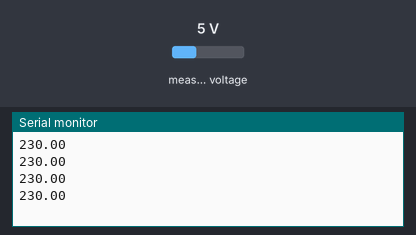
The sketch below on a simulated Arduino Uno, built with avr-gcc and run on an emulated ATmega328P. On the bench: the last lines printed to the serial monitor. The test bench sets the inputs (shaded band); at power-on: measured voltage 5 V.

Above: at 1.2 s.
1.3 s: measured voltage set to 0.3 V
At 1.52 s:
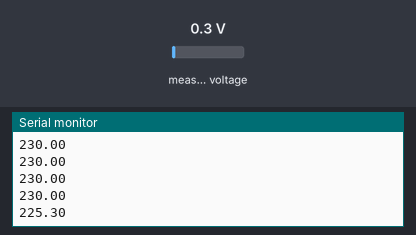
2.8 s: measured voltage set to 3.8 V
At 2.81 s:
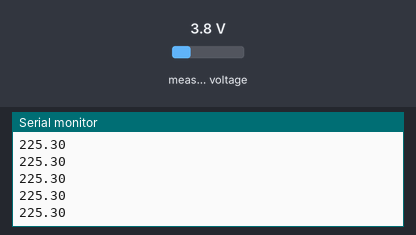
Timing chart, 0 to 5.8 s (numbered marks = the images above; inputs shaded):
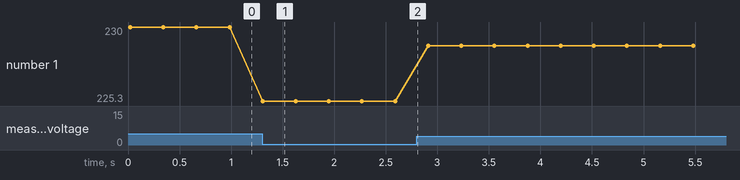

The sketch:

ZPMT101B_AC_VOLTS_RMS.ino
```cpp
/**
 * This program shows you how to use the basics of this library.
*/

#include <ZMPT101B.h>

#define SENSITIVITY 467.25f

// ZMPT101B sensor output connected to analog pin A0
// and the voltage source frequency is 50 Hz.
ZMPT101B voltageSensor(A0, 60.0);

void setup() {
  Serial.begin(115200);
  // Change the sensitivity value based on value you got from the calibrate
  // example.
  voltageSensor.setSensitivity(SENSITIVITY);
}

void loop() {
  // read the voltage and then print via Serial.
  float voltage = voltageSensor.getRmsVoltage();
  Serial.println(voltage);

  delay(300);
}
```

Measured:
- after the input at 1.3 s, the serial monitor: prints a new line at once (image 1)
- plotted number 1: 230 → 225.3 after the input at 1.3 s, 225.3 → 228.8 after the input at 2.8 s
